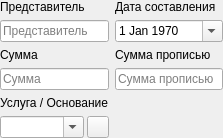
        <widget class="QWidget" name="w_corf1" native="true">
         <property name="enabled">
          <bool>true</bool>
         </property>
         <layout class="QGridLayout" name="gl_corf1">
          <property name="leftMargin">
           <number>0</number>
          </property>
          <property name="topMargin">
           <number>0</number>
          </property>
          <property name="rightMargin">
           <number>0</number>
          </property>
          <property name="bottomMargin">
           <number>0</number>
          </property>
          <property name="spacing">
           <number>6</number>
          </property>
          <item row="8" column="0">
           <widget class="QWidget" name="w_corf1_services" native="true">
            <property name="enabled">
             <bool>true</bool>
            </property>
            <layout class="QHBoxLayout" name="hl_corf1_services">
             <property name="spacing">
              <number>3</number>
             </property>
             <property name="leftMargin">
              <number>0</number>
             </property>
             <property name="topMargin">
              <number>0</number>
             </property>
             <property name="rightMargin">
              <number>0</number>
             </property>
             <property name="bottomMargin">
              <number>0</number>
             </property>
             <item>
              <widget class="QComboBox" name="cmb_corf1_service">
               <property name="enabled">
                <bool>true</bool>
               </property>
               <property name="minimumSize">
                <size>
                 <width>0</width>
                 <height>22</height>
                </size>
               </property>
               <property name="maximumSize">
                <size>
                 <width>16777215</width>
                 <height>22</height>
                </size>
               </property>
               <property name="editable">
                <bool>true</bool>
               </property>
               <property name="sizeAdjustPolicy">
                <enum>QComboBox::AdjustToMinimumContentsLengthWithIcon</enum>
               </property>
               <property name="duplicatesEnabled">
                <bool>false</bool>
               </property>
              </widget>
             </item>
             <item>
              <widget class="QPushButton" name="pb_corf1_toggle_service">
               <property name="enabled">
                <bool>true</bool>
               </property>
               <property name="minimumSize">
                <size>
                 <width>22</width>
                 <height>22</height>
                </size>
               </property>
               <property name="maximumSize">
                <size>
                 <width>22</width>
                 <height>22</height>
                </size>
               </property>
               <property name="icon">
                <iconset resource="../resources/resources.qrc">
                 <normaloff>:/icons/icons/plus.ico</normaloff>:/icons/icons/plus.ico</iconset>
               </property>
               <property name="iconSize">
                <size>
                 <width>10</width>
                 <height>10</height>
                </size>
               </property>
              </widget>
             </item>
            </layout>
           </widget>
          </item>
          <item row="6" column="1">
           <widget class="QLineEdit" name="le_corf1_price_text">
            <property name="enabled">
             <bool>true</bool>
            </property>
            <property name="minimumSize">
             <size>
              <width>0</width>
              <height>22</height>
             </size>
            </property>
            <property name="maximumSize">
             <size>
              <width>16777215</width>
              <height>22</height>
             </size>
            </property>
            <property name="text">
             <string/>
            </property>
            <property name="readOnly">
             <bool>true</bool>
            </property>
            <property name="placeholderText">
             <string>Сумма прописью</string>
            </property>
            <property name="clearButtonEnabled">
             <bool>true</bool>
            </property>
           </widget>
          </item>
          <item row="4" column="0">
           <widget class="QLineEdit" name="le_corf1_agent">
            <property name="enabled">
             <bool>true</bool>
            </property>
            <property name="minimumSize">
             <size>
              <width>0</width>
              <height>22</height>
             </size>
            </property>
            <property name="maximumSize">
             <size>
              <width>16777215</width>
              <height>22</height>
             </size>
            </property>
            <property name="text">
             <string/>
            </property>
            <property name="placeholderText">
             <string>Представитель</string>
            </property>
            <property name="clearButtonEnabled">
             <bool>true</bool>
            </property>
           </widget>
          </item>
          <item row="5" column="1">
           <widget class="QLabel" name="l_corf1_price_text">
            <property name="enabled">
             <bool>true</bool>
            </property>
            <property name="text">
             <string>Сумма прописью</string>
            </property>
           </widget>
          </item>
          <item row="5" column="0">
           <widget class="QLabel" name="l_corf1_price">
            <property name="enabled">
             <bool>true</bool>
            </property>
            <property name="text">
             <string>Сумма</string>
            </property>
           </widget>
          </item>
          <item row="6" column="0">
           <widget class="QLineEdit" name="le_corf1_price">
            <property name="enabled">
             <bool>true</bool>
            </property>
            <property name="minimumSize">
             <size>
              <width>0</width>
              <height>22</height>
             </size>
            </property>
            <property name="maximumSize">
             <size>
              <width>16777215</width>
              <height>22</height>
             </size>
            </property>
            <property name="text">
             <string/>
            </property>
            <property name="placeholderText">
             <string>Сумма</string>
            </property>
            <property name="clearButtonEnabled">
             <bool>true</bool>
            </property>
           </widget>
          </item>
          <item row="7" column="0">
           <widget class="QLabel" name="l_corf1_service">
            <property name="enabled">
             <bool>true</bool>
            </property>
            <property name="text">
             <string>Услуга / Основание</string>
            </property>
            <property name="alignment">
             <set>Qt::AlignLeading|Qt::AlignLeft|Qt::AlignVCenter</set>
            </property>
           </widget>
          </item>
          <item row="4" column="1">
           <widget class="QDateEdit" name="de_corf1_date">
            <property name="enabled">
             <bool>true</bool>
            </property>
            <property name="minimumSize">
             <size>
              <width>0</width>
              <height>22</height>
             </size>
            </property>
            <property name="maximumSize">
             <size>
              <width>16777215</width>
              <height>22</height>
             </size>
            </property>
            <property name="buttonSymbols">
             <enum>QAbstractSpinBox::NoButtons</enum>
            </property>
            <property name="dateTime">
             <datetime>
              <hour>0</hour>
              <minute>0</minute>
              <second>0</second>
              <year>1970</year>
              <month>1</month>
              <day>1</day>
             </datetime>
            </property>
            <property name="calendarPopup">
             <bool>true</bool>
            </property>
           </widget>
          </item>
          <item row="3" column="1">
           <widget class="QLabel" name="l_corf1_date">
            <property name="enabled">
             <bool>true</bool>
            </property>
            <property name="text">
             <string>Дата составления</string>
            </property>
           </widget>
          </item>
          <item row="3" column="0">
           <widget class="QLabel" name="l_corf1_agent">
            <property name="enabled">
             <bool>true</bool>
            </property>
            <property name="text">
             <string>Представитель</string>
            </property>
           </widget>
          </item>
         </layout>
        </widget>
